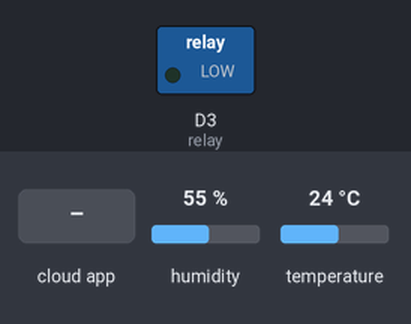
Bench run of a sketch on a simulated ESP8266 (NodeMCU). Shown: switched loads named in the sketch (green lamp = pin HIGH). The test bench sets the inputs (shaded band); at power-on: humidity 55 %, temperature 24 °C. WiFi joins after 1.5 s; servers stay silent unless stated; no MQTT or app messages arrive unless stated; what the sketch prints to the serial monitor is not drawn.

Above: at 2.7 s.
2.8 s: the phone or cloud app sets onofffeed to ON
At 3.6 s:
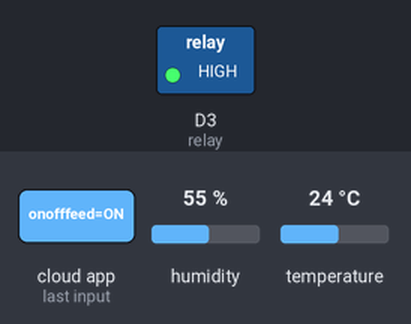
4.3 s: the phone or cloud app sets onofffeed to OFF
At 5.0 s:
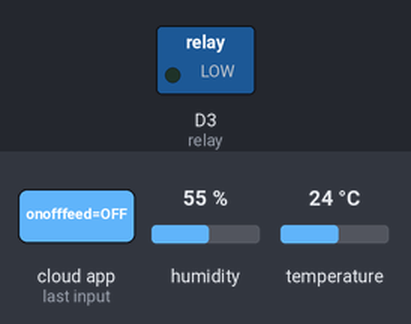
Timing chart, 0 to 7.3 s (numbered marks = the images above; inputs shaded):
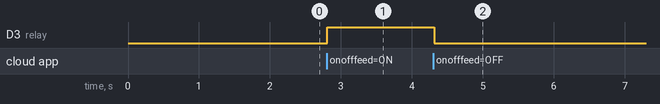

The sketch:

1.AdafruitIO_DHT11.ino
```cpp
/*
  visit www.ArduinoYard.com for more details
*/

#include <ESP8266WiFi.h>
#include "Adafruit_MQTT.h"
#include "Adafruit_MQTT_Client.h"
#include "DHT.h"

#define DHTPIN D2     // Digital pin connected to the DHT sensor
#define DHTTYPE DHT11
DHT dht(DHTPIN, DHTTYPE);
#define relay D3
/************************* WiFi Access Point *********************************/

#define WLAN_SSID       "StormBreaker"
#define WLAN_PASS       "storm7993634"

/************************* Adafruit.io Setup *********************************/

#define AIO_SERVER      "io.adafruit.com"
#define AIO_SERVERPORT  1883                   // use 8883 for SSL
#define AIO_USERNAME    "ArduinoYard"
#define AIO_KEY         "aio_Tinr95GRQDHXhvnFol2wElcvUU71"

/************ Global State (you don't need to change this!) ******************/

// Create an ESP8266 WiFiClient class to connect to the MQTT server.
WiFiClient client;
// or... use WiFiClientSecure for SSL
//WiFiClientSecure client;

// Setup the MQTT client class by passing in the WiFi client and MQTT server and login details.
Adafruit_MQTT_Client mqtt(&client, AIO_SERVER, AIO_SERVERPORT, AIO_USERNAME, AIO_KEY);

/****************************** Feeds ***************************************/

// Setup a feed called 'photocell' for publishing.
// Notice MQTT paths for AIO follow the form: <username>/feeds/<feedname>
Adafruit_MQTT_Publish temp = Adafruit_MQTT_Publish(&mqtt, AIO_USERNAME "/feeds/temperature");
Adafruit_MQTT_Publish hum = Adafruit_MQTT_Publish(&mqtt, AIO_USERNAME "/feeds/humidity");

// Setup a feed called 'onoff' for subscribing to changes.
Adafruit_MQTT_Subscribe onoffbutton = Adafruit_MQTT_Subscribe(&mqtt, AIO_USERNAME "/feeds/onofffeed");


void MQTT_connect();

void setup() {
  Serial.begin(115200);
  delay(10);
  pinMode(relay, OUTPUT);
  Serial.println(F("Adafruit MQTT demo"));

  // Connect to WiFi access point.
  Serial.println(); Serial.println();
  Serial.print("Connecting to ");
  Serial.println(WLAN_SSID);

  WiFi.begin(WLAN_SSID, WLAN_PASS);
  while (WiFi.status() != WL_CONNECTED) {
    delay(500);
    Serial.print(".");
  }
  Serial.println();

  Serial.println("WiFi connected");
  Serial.println("IP address: "); Serial.println(WiFi.localIP());

  // Setup MQTT subscription for onoff feed.
  mqtt.subscribe(&onoffbutton);
  dht.begin();
}

uint32_t x = 0;

void loop() {
  // Ensure the connection to the MQTT server is alive (this will make the first
  // connection and automatically reconnect when disconnected).  See the MQTT_connect
  // function definition further below.
  MQTT_connect();

  // this is our 'wait for incoming subscription packets' busy subloop
  // try to spend your time here


  Adafruit_MQTT_Subscribe *subscription;
  while ((subscription = mqtt.readSubscription(5000))) {
    if (subscription == &onoffbutton) {
      Serial.print(F("Got: "));
      Serial.println((char *)onoffbutton.lastread);

      char *value = (char *)onoffbutton.lastread;
      //Serial.print(F("Received: "));
      //Serial.println(value);

      // Apply message to OnOff
      String message = String(value);
      message.trim();
      if (message == "ON") {
        digitalWrite(relay, HIGH);
        //Serial.println("On-board LED ON");
      }
      if (message == "OFF") {
        digitalWrite(relay, LOW);
        //Serial.println("On-board LED OFF");
      }
    }
  }

  // Sensor readings may also be up to 2 seconds 'old' (its a very slow sensor)
  float h = dht.readHumidity();
  // Read temperature as Celsius (the default)
  float t = dht.readTemperature();

  Serial.print(F("Humidity: "));
  Serial.print(h);
  Serial.print(F("%  Temperature: "));
  Serial.print(t);
  Serial.print(F("°C "));

  // Now we can publish stuff!
  Serial.print(F("\nSending Humidity val "));

  if (! hum.publish(h)) {
    Serial.println(F("Failed"));
  } else {
    Serial.println(F("OK!"));
  }
  Serial.print(F("\nSending Temperature val "));
  if (! temp.publish(t)) {
    Serial.println(F("Failed"));
  } else {
    Serial.println(F("OK!"));
  }
  delay(3000);
  // ping the server to keep the mqtt connection alive
  // NOT required if you are publishing once every KEEPALIVE seconds
  /*
    if(! mqtt.ping()) {
    mqtt.disconnect();
    }
  */

  // Reading temperature or humidity takes about 250 milliseconds!

}

// Function to connect and reconnect as necessary to the MQTT server.
// Should be called in the loop function and it will take care if connecting.
void MQTT_connect() {
  int8_t ret;

  // Stop if already connected.
  if (mqtt.connected()) {
    return;
  }

  Serial.print("Connecting to MQTT... ");

  uint8_t retries = 3;
  while ((ret = mqtt.connect()) != 0) { // connect will return 0 for connected
    Serial.println(mqtt.connectErrorString(ret));
    Serial.println("Retrying MQTT connection in 5 seconds...");
    mqtt.disconnect();
    delay(5000);  // wait 5 seconds
    retries--;
    if (retries == 0) {
      // basically die and wait for WDT to reset me
      while (1);
    }
  }
  Serial.println("MQTT Connected!");
}
```

Measured:
- after the input at 2.8 s, D3 (relay): LOW → HIGH at once
- after the input at 4.3 s, D3 (relay): HIGH → LOW at once
